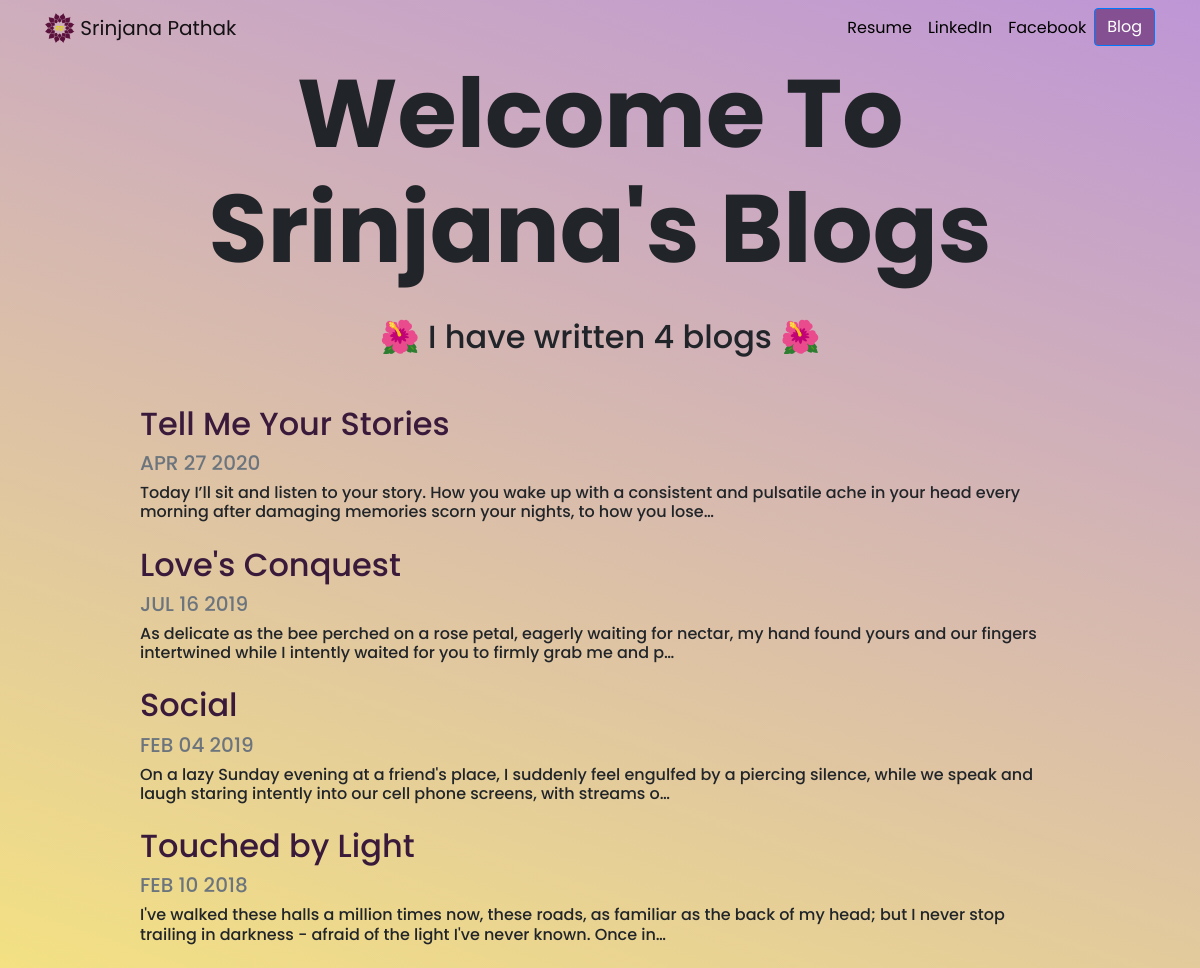
Screenshot of /blog/ with the database file from the repository.
### blog/models.py (models this page shows, shortened)
class Blog(models.Model):
    title = models.CharField(max_length=200)
    description = models.TextField(max_length=5000)
    date = models.DateField()

### blog/views.py (the view)
# urls.py: path('', views.all_blogs, name='all_blogs'),
def all_blogs(request):
    blogs = Blog.objects.order_by('-date')[:5]
    return render(request, 'blog/all_blogs.html', {'blogs':blogs})

### blog/templates/blog/all_blogs.html
{% extends 'portfolio/base.html' %}
{% load static %}
{% block content %}
<h1 id="blogtitle" class="font-weight-bold text-center">Welcome To Srinjana's Blogs</h1>
<br>
<h2 class="text-center mb-5">🌺 I have written {{ blogs.count }} blog{{blogs.count|pluralize }} 🌺</h2>
{% for blog in blogs %}
<div class="row justify-content-center my-3">
    <div class="col-md-10">
        <a href="{% url 'blog:detail' blog.id %}">
            <h2>{{ blog.title }}</h2>
        </a>
        <h5 class="text-muted">{{ blog.date|date:'M d Y'|upper }}</h5>
        <h6>{{ blog.description|striptags|truncatechars:180 }}</h6>
    </div>
</div>
{% endfor %}
{% endblock %}

### portfolio/static/portfolio/prtfl_master.css (style rules this page uses)
body { font-family: 'Poppins', sans-serif; background-color: #f3e183; background-image: linear-gradient(19deg, #f3e183 0%, #be96d6 100%); }
#blogtitle { font-size: 6rem; }
a { color: rgb(58, 26, 59); }

### rows the page displays
Blog: title "Tell Me Your Stories", date "APR 27 2020", description "Today I’ll sit and listen to your story. How you wake up with a consistent and pulsatile ache in your head every morning after damaging memories scorn your nights, to how you lose…"
Blog: title "Love's Conquest", date "JUL 16 2019", description "As delicate as the bee perched on a rose petal, eagerly waiting for nectar, my hand found yours and our fingers intertwined while I intently waited for you to firmly grab me and p…"
Blog: title "Social", date "FEB 04 2019", description "On a lazy Sunday evening at a friend's place, I suddenly feel engulfed by a piercing silence, while we speak and laugh staring intently into our cell phone screens, with streams o…"
Blog: title "Touched by Light", date "FEB 10 2018", description "I've walked these halls a million times now, these roads, as familiar as the back of my head; but I never stop trailing in darkness - afraid of the light I've never known. Once in…"

### other values shown
{{ blogs.count }} "4"
